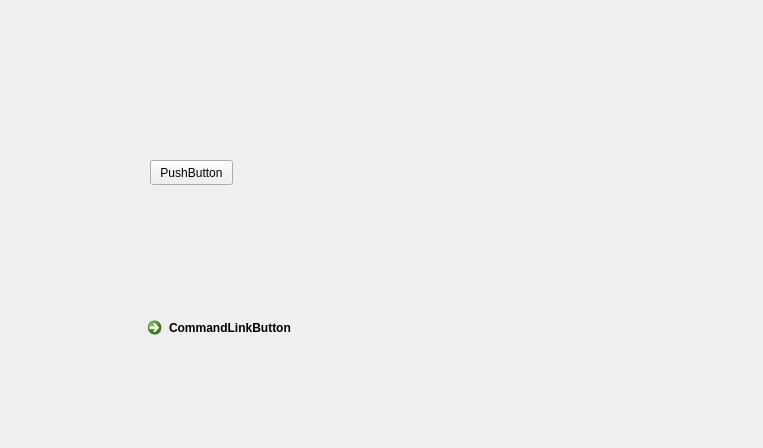
<?xml version="1.0" encoding="UTF-8"?>
<ui version="4.0">
 <class>Form</class>
 <widget class="QWidget" name="Form">
  <property name="geometry">
   <rect>
    <x>0</x>
    <y>0</y>
    <width>763</width>
    <height>448</height>
   </rect>
  </property>
  <property name="windowTitle">
   <string>Form</string>
  </property>
  <widget class="QPushButton" name="pushButton">
   <property name="geometry">
    <rect>
     <x>150</x>
     <y>160</y>
     <width>83</width>
     <height>25</height>
    </rect>
   </property>
   <property name="text">
    <string>PushButton</string>
   </property>
  </widget>
  <widget class="QCommandLinkButton" name="commandLinkButton">
   <property name="geometry">
    <rect>
     <x>140</x>
     <y>310</y>
     <width>174</width>
     <height>41</height>
    </rect>
   </property>
   <property name="text">
    <string>CommandLinkButton</string>
   </property>
  </widget>
 </widget>
 <resources/>
 <connections/>
</ui>
